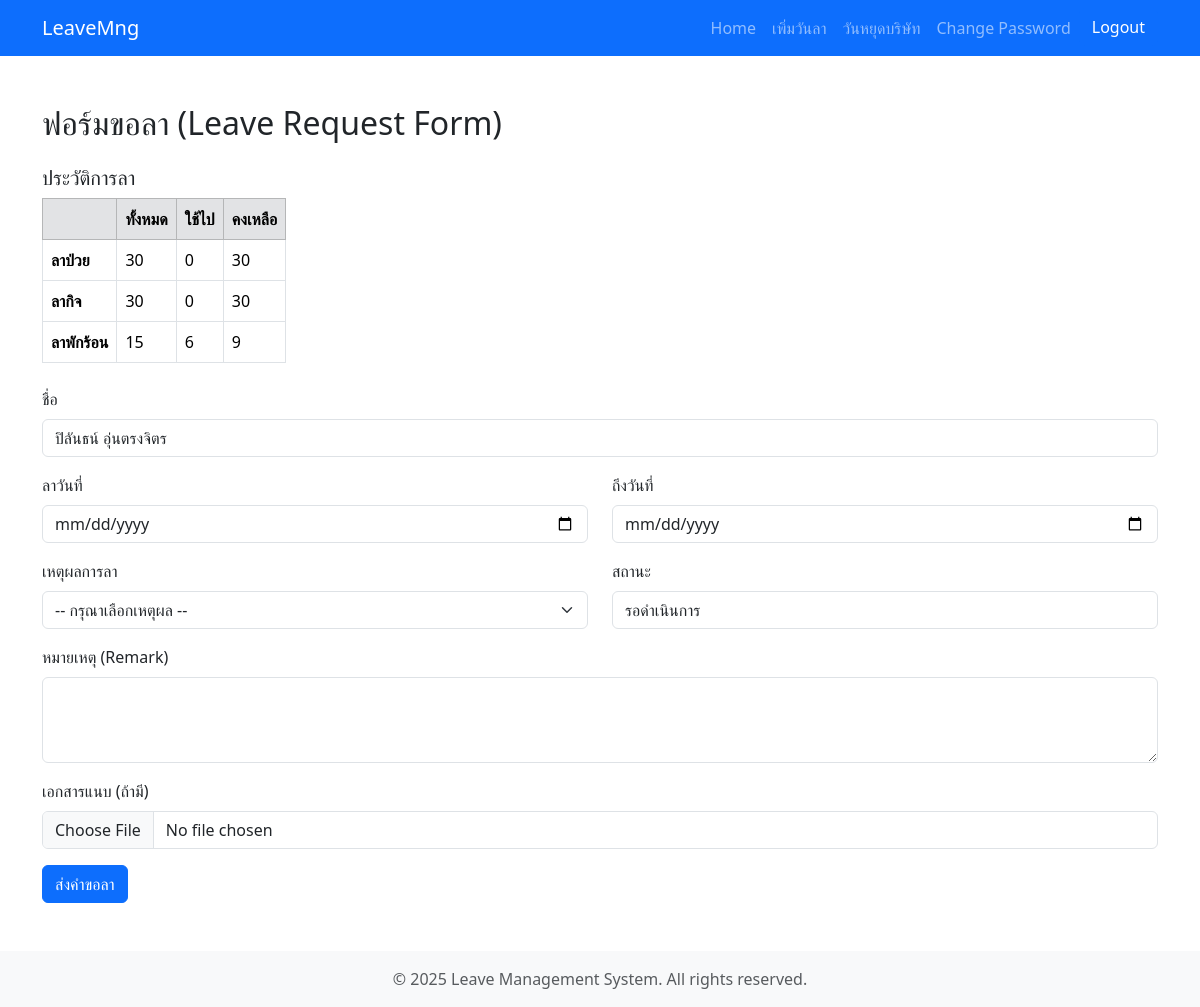
Before: /formleave/ (signed in) with the older database file.
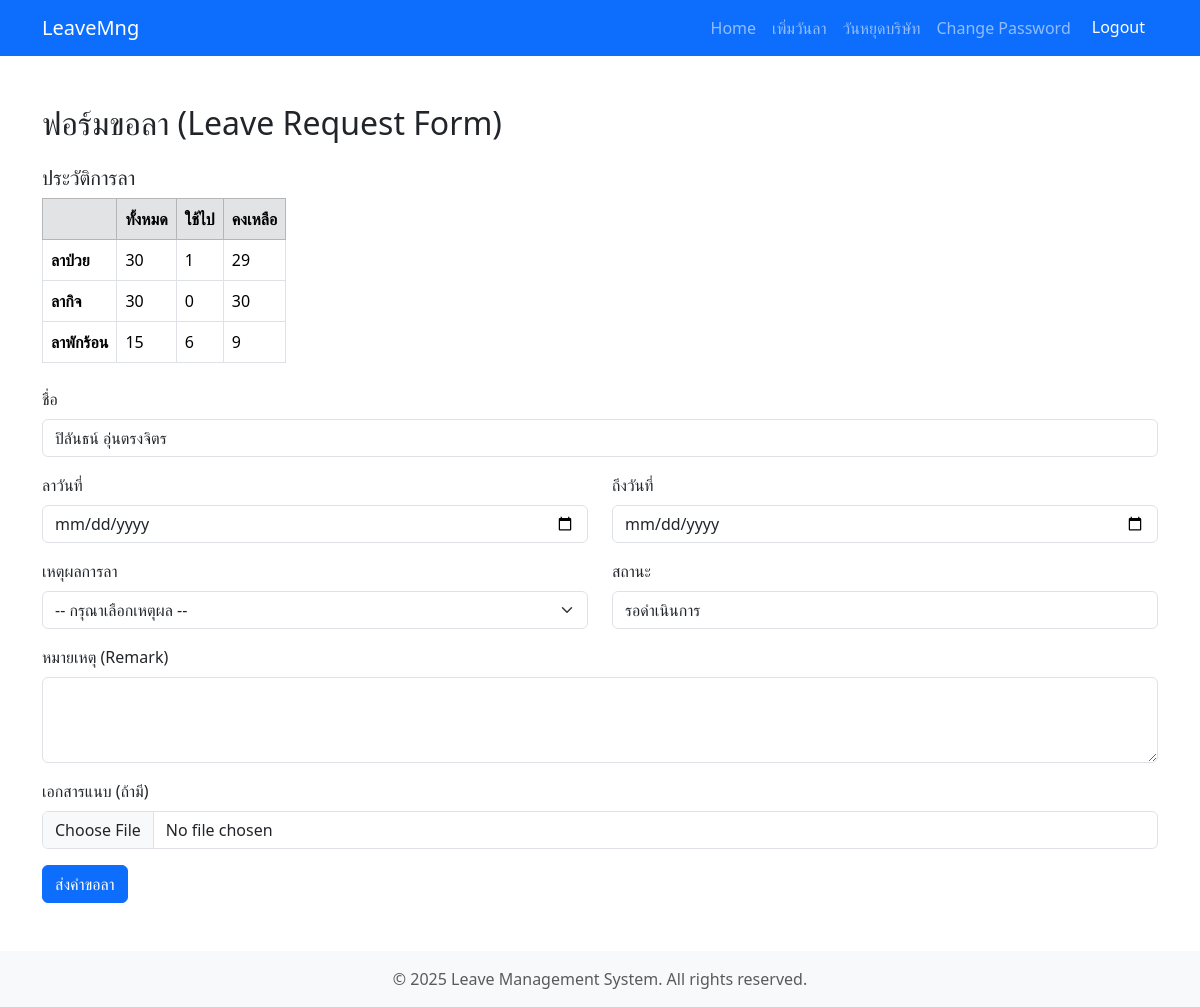
After: the same page with the newer database file.
### leaveapp/models.py (models this page shows)
class Profile(models.Model):
    user = models.OneToOneField(User, on_delete=models.CASCADE)
    position = models.CharField(max_length=100, default="")
    mobile = models.CharField(max_length=15, default="")
    sick_leave_total = models.IntegerField(default=30)
    sick_leave_used = models.IntegerField(default=0)
    sick_leave_remaining = models.IntegerField(default=30)
    absence_leave_total = models.IntegerField(default=30)
    absence_leave_used = models.IntegerField(default=0)
    absence_leave_remaining = models.IntegerField(default=30)
    vacation_leave_total = models.IntegerField(default=15)
    vacation_leave_used = models.IntegerField(default=0)
    vacation_leave_remaining = models.IntegerField(default=15)

### leaveapp/views.py (the view, shortened to what this page needs)
# urls.py: path("formleave/", views.formleave, name="formleave"),
def formleave(request):
    user = request.user
    is_leave_admin = (
        user.is_authenticated and user.groups.filter(name="leaveAdmin").exists()
    )
    profile = None
    if user.is_authenticated:
        try:
            profile = Profile.objects.get(user=user)
        except Profile.DoesNotExist:
            profile = None
    return render(
        request,
        "leaveapp/formleave.html",
        {"user": user, "profile": profile, "is_leave_admin": is_leave_admin},
    )

### templates/leaveapp/formleave.html (shortened to what this page needs)
{% extends 'leaveapp/layout.html' %}
{% block content %}
<div class="container mt-5">
    <h2 class="mb-4">ฟอร์มขอลา  (Leave Request Form)</h2>
    <div class="mb-4">
        <h5>ประวัติการลา</h5>
        <table class="table table-bordered w-auto">
            <thead class="table-secondary">
                <tr>
                    <th></th>
                    <th>ทั้งหมด</th>
                    <th>ใช้ไป</th>
                    <th>คงเหลือ</th>
                </tr>
            </thead>
            <tbody>
                <tr>
                    <th>ลาป่วย</th>
                    <td>{{ profile.sick_leave_total }}</td>
                    <td>{{ profile.sick_leave_used }}</td>
                    <td>{{ profile.sick_leave_remaining }}</td>
                </tr>
                <tr>
                    <th>ลากิจ</th>
                    <td>{{ profile.absence_leave_total }}</td>
                    <td>{{ profile.absence_leave_used }}</td>
                    <td>{{ profile.absence_leave_remaining }}</td>
                </tr>
                <tr>
                    <th>ลาพักร้อน</th>
                    <td>{{ profile.vacation_leave_total }}</td>
                    <td>{{ profile.vacation_leave_used }}</td>
                    <td>{{ profile.vacation_leave_remaining }}</td>
                </tr>
            </tbody>
        </table>
    </div>
    <form method="post" enctype="multipart/form-data">
        <div class="mb-3">
            <label for="name" class="form-label">ชื่อ</label>
            <input type="text" class="form-control" id="name" name="name" value="{{ profile.user.first_name }} {{ profile.user.last_name }}" required readonly>
        </div>
        <div class="row mb-3">
            <div class="col-md-6">
                <label for="submit_date" class="form-label">ลาวันที่</label>
                <input type="date" class="form-control" id="submit_date" name="submit_date" value="{{ leave.leave_date_from|date:'Y-m-d'|default:'' }}" required>
            </div>
            <div class="col-md-6">
                <label for="leave_date" class="form-label">ถึงวันที่</label>
                <input type="date" class="form-control" id="leave_date" name="leave_date" value="{{ leave.leave_date_to|date:'Y-m-d'|default:'' }}" required>
            </div>
        </div>
        <div class="row mb-3">
            <div class="col-md-6">
                <label for="reason" class="form-label">เหตุผลการลา</label>
                <select class="form-select" id="reason" name="reason" required>
                    <option value="">-- กรุณาเลือกเหตุผล --</option>
                </select>
            </div>
            <div class="col-md-6">
                <label for="status" class="form-label">สถานะ</label>
                {% if is_leave_admin %}
                <select class="form-select" id="status" name="status" required>
                    <option value="">-- กรุณาเลือกสถานะ --</option>
                    <option value="รอดำเนินการ" {% if leave.status == "รอดำเนินการ" %}selected{% endif %}>รอดำเนินการ</option>
                    <option value="อนุมัติ" {% if leave.status == "อนุมัติ" %}selected{% endif %}>อนุมัติ</option>
                    <option value="ไม่อนุมัติ" {% if leave.status == "ไม่อนุมัติ" %}selected{% endif %}>ไม่อนุมัติ</option>
                </select>
                {% else %}
                <input type="text" class="form-control" id="status" name="status" value="{{ leave.status|default:'รอดำเนินการ' }}" readonly>
                {% endif %}
            </div>
        </div>
        <div class="mb-3">
            <label for="remarks" class="form-label">หมายเหตุ (Remark)</label>
        <textarea class="form-control" id="remarks" name="remarks" rows="3">{% if leave %}{{ leave.remarks|default_if_none:'' }}{% else %}{{ remarks|default_if_none:'' }}{% endif %}</textarea>
        </div>
        <div class="mb-3">
            <label for="document" class="form-label">เอกสารแนบ (ถ้ามี)</label>
            <input type="file" class="form-control" id="document" name="document">
        </div>
        <button type="submit" class="btn btn-primary">ส่งคำขอลา</button>
    </form>
</div>
{% endblock %}

Changed rows visible on the page:
changed Profile "ปิลันธน์ อุ่นตรงจิตร": sick_leave_used "0" → "1"; sick_leave_remaining "30" → "29"
